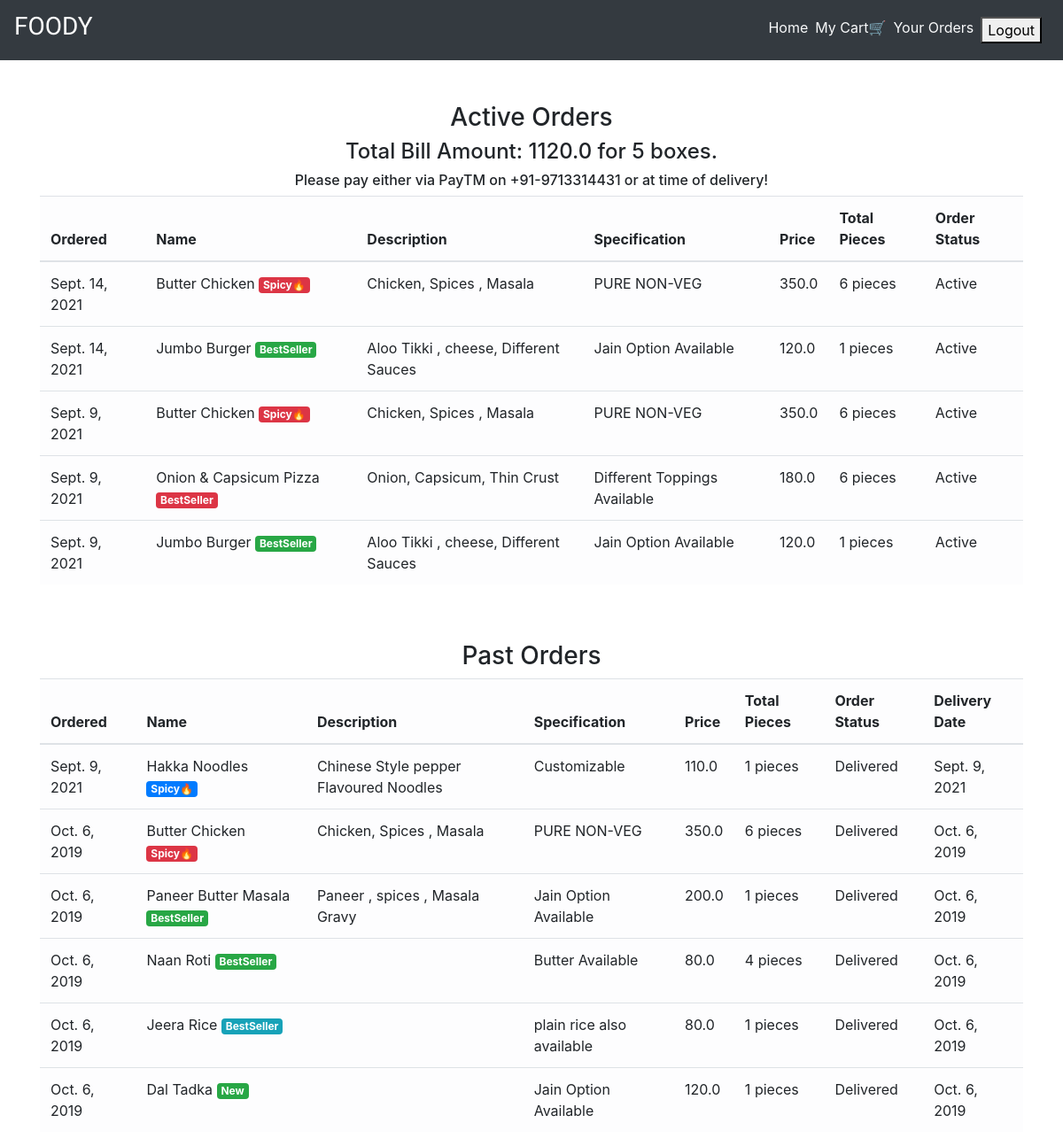
/order_details/ (signed in), run on the app's committed database.
### main/models.py (models this page shows, shortened)
class CartItems(models.Model):
    ORDER_STATUS = (
        ('Active', 'Active'),
        ('Delivered', 'Delivered')
    )
    user = models.ForeignKey(User, on_delete=models.CASCADE)
    item = models.ForeignKey(Item, on_delete=models.CASCADE)
    ordered = models.BooleanField(default=False)
    quantity = models.IntegerField(default=1)
    ordered_date = models.DateField(default=timezone.now)
    status = models.CharField(max_length=20, choices=ORDER_STATUS, default='Active')
    delivery_date = models.DateField(default=timezone.now)
    class Meta:
        verbose_name = 'Cart Item'
        verbose_name_plural = 'Cart Items'

class Item(models.Model):
    LABELS = (
        ('BestSeller', 'BestSeller'),
        ('New', 'New'),
        ('Spicy🔥', 'Spicy🔥'),
    )
    LABEL_COLOUR = (
        ('danger', 'danger'),
        ('success', 'success'),
        ('primary', 'primary'),
        ('info', 'info')
    )
    title = models.CharField(max_length=150)
    description = models.CharField(max_length=250,blank=True)
    price = models.FloatField()
    pieces = models.IntegerField(default=6)
    instructions = models.CharField(max_length=250,default="Jain Option Available")
    image = models.ImageField(default='default.png', upload_to='images/')
    labels = models.CharField(max_length=25, choices=LABELS, blank=True)
    label_colour = models.CharField(max_length=15, choices=LABEL_COLOUR, blank=True)
    slug = models.SlugField(default="sushi_name")
    created_by = models.ForeignKey(User, on_delete=models.CASCADE)

### main/views.py (the view)
# urls.py: path('order_details/', views.order_details, name='order_details'),
@login_required
def order_details(request):
    items = CartItems.objects.filter(user=request.user, ordered=True,status="Active").order_by('-ordered_date')
    cart_items = CartItems.objects.filter(user=request.user, ordered=True,status="Delivered").order_by('-ordered_date')
    bill = items.aggregate(Sum('item__price'))
    number = items.aggregate(Sum('quantity'))
    pieces = items.aggregate(Sum('item__pieces'))
    total = bill.get("item__price__sum")
    count = number.get("quantity__sum")
    total_pieces = pieces.get("item__pieces__sum")
    context = {
        'items':items,
        'cart_items':cart_items,
        'total': total,
        'count': count,
        'total_pieces': total_pieces
    }
    return render(request, 'main/order_details.html', context)

### main/templatetags/get_group.py (called while the page is built)
@register.filter(name='has_group')
def has_group(user, group_name):
    return user.groups.filter(name=group_name).exists()

### main/templates/main/order_details.html
{% extends "main/layout.html" %}
{% block content %}
<div class="cart">
    <div class="container">
        <div class="row">
            <div class="col-sm-12 mt-5">
                <h3 class="text-center">Active Orders</h3>
                {% if items %}
                <h4 class="text-center">Total Bill Amount: {{total}} for {{ count }} boxes.</h4>
                <h6 class="text-center">Please pay either via PayTM on +91-9713314431 or at time of delivery!</h6>
                <div class="table-responsive">
                    <table class="table table-light">
                        <thead>
                        <tr>
                            <th scope="col">Ordered</th>
                            <th scope="col">Name</th>
                            <th scope="col">Description</th>
                            <th scope="col">Specification</th>
                            <th scope="col">Price</th>
                            <th scope="col">Total Pieces</th>
                            <th scope="col">Order Status</th>
                        </tr>
                        </thead>
                        <tbody>
                            {% for item_active in items %}
                        <tr>
                            <td>{{ item_active.ordered_date }}</td>
                            <td>{{ item_active.item.title }} <span class="badge badge-{{ item_active.item.label_colour }}">{{ item_active.item.labels }}</span></td>
                            <td>{{ item_active.item.description }}</td>
                            <td>{{ item_active.item.instructions }}</td>
                            <td>{{ item_active.item.price }}</td>
                            <td>{{ item_active.item.pieces }} pieces</td>
                            <td>{{ item_active.status }}</td>
                        </tr>
                            {% endfor %}
                        </tbody>
                    </table>
                </div>
                {% else %}
                <h4 class="text-center">Sorry, you have not ordered any item yet!!!</h4>
                {% endif %}
            </div>
        </div>
        <div class="row">
            <div class="col-sm-12 mt-5">
                <h3 class="text-center">Past Orders</h3>
                {% if cart_items %}
                <div class="table-responsive">
                    <table class="table table-light">
                        <thead>
                        <tr>
                            <th scope="col">Ordered</th>
                            <th scope="col">Name</th>
                            <th scope="col">Description</th>
                            <th scope="col">Specification</th>
                            <th scope="col">Price</th>
                            <th scope="col">Total Pieces</th>
                            <th scope="col">Order Status</th>
                            <th scope="col">Delivery Date</th>
                        </tr>
                        </thead>
                        <tbody>
                            {% for cart in cart_items %}
                        <tr>
                            <td>{{ cart.ordered_date }}</td>
                            <td>{{ cart.item.title }} <span class="badge badge-{{ cart.item.label_colour }}">{{ cart.item.labels }}</span></td>
                            <td>{{ cart.item.description }}</td>
                            <td>{{ cart.item.instructions }}</td>
                            <td>{{ cart.item.price }}</td>
                            <td>{{ cart.item.pieces }} pieces</td>
                            <td>{{ cart.status }}</td>
                            <td>{{ cart.delivery_date }}</td>
                        </tr>
                            {% endfor %}
                        </tbody>
                    </table>
                </div>
                {% else %}
                <h4 class="text-center">Sorry, you have not ordered any item yet!!!</h4>
                {% endif %}
            </div>
        </div>
    </div>
</div>
{% endblock content %}

### data on the page
CartItems: ordered_date "Sept. 14, 2021", item "Butter Chicken", item.labels "Spicy🔥", item.description "Chicken, Spices , Masala", item.instructions "PURE NON-VEG", item.price "350.0", item.pieces "6", status "Active"
CartItems: ordered_date "Sept. 14, 2021", item "Jumbo Burger", item.labels "BestSeller", item.description "Aloo Tikki , cheese, Different Sauces", item.instructions "Jain Option Available", item.price "120.0", item.pieces "1", status "Active"
CartItems: ordered_date "Sept. 9, 2021", item "Butter Chicken", item.labels "Spicy🔥", item.description "Chicken, Spices , Masala", item.instructions "PURE NON-VEG", item.price "350.0", item.pieces "6", status "Active"
CartItems: ordered_date "Sept. 9, 2021", item "Onion & Capsicum Pizza", item.labels "BestSeller", item.description "Onion, Capsicum, Thin Crust", item.instructions "Different Toppings Available", item.price "180.0", item.pieces "6", status "Active"
CartItems: ordered_date "Sept. 9, 2021", item "Jumbo Burger", item.labels "BestSeller", item.description "Aloo Tikki , cheese, Different Sauces", item.instructions "Jain Option Available", item.price "120.0", item.pieces "1", status "Active"
CartItems: ordered_date "Sept. 9, 2021", item "Hakka Noodles", item.labels "Spicy🔥", item.description "Chinese Style pepper Flavoured Noodles", item.instructions "Customizable", item.price "110.0", item.pieces "1", status "Delivered", delivery_date "Sept. 9, 2021"
CartItems: ordered_date "Oct. 6, 2019", item "Butter Chicken", item.labels "Spicy🔥", item.description "Chicken, Spices , Masala", item.instructions "PURE NON-VEG", item.price "350.0", item.pieces "6", status "Delivered", delivery_date "Oct. 6, 2019"
CartItems: ordered_date "Oct. 6, 2019", item "Paneer Butter Masala", item.labels "BestSeller", item.description "Paneer , spices , Masala Gravy", item.instructions "Jain Option Available", item.price "200.0", item.pieces "1", status "Delivered", delivery_date "Oct. 6, 2019"
CartItems: ordered_date "Oct. 6, 2019", item "Naan Roti", item.labels "BestSeller", item.instructions "Butter Available", item.price "80.0", item.pieces "4", status "Delivered", delivery_date "Oct. 6, 2019"
CartItems: ordered_date "Oct. 6, 2019", item "Jeera Rice", item.labels "BestSeller", item.instructions "plain rice also available", item.price "80.0", item.pieces "1", status "Delivered", delivery_date "Oct. 6, 2019"
CartItems: ordered_date "Oct. 6, 2019", item "Dal Tadka", item.labels "New", item.instructions "Jain Option Available", item.price "120.0", item.pieces "1", status "Delivered", delivery_date "Oct. 6, 2019"

### other printed values
{{ total }} "1120.0"
{{ count }} "5"
